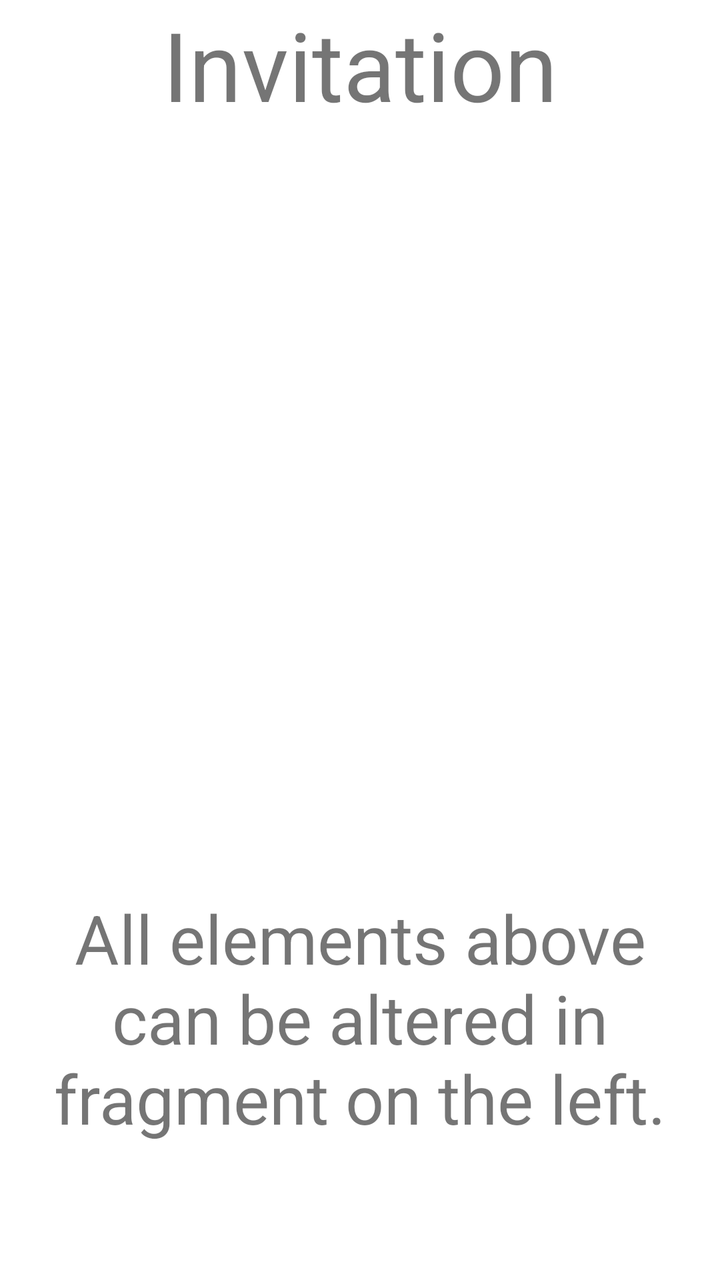
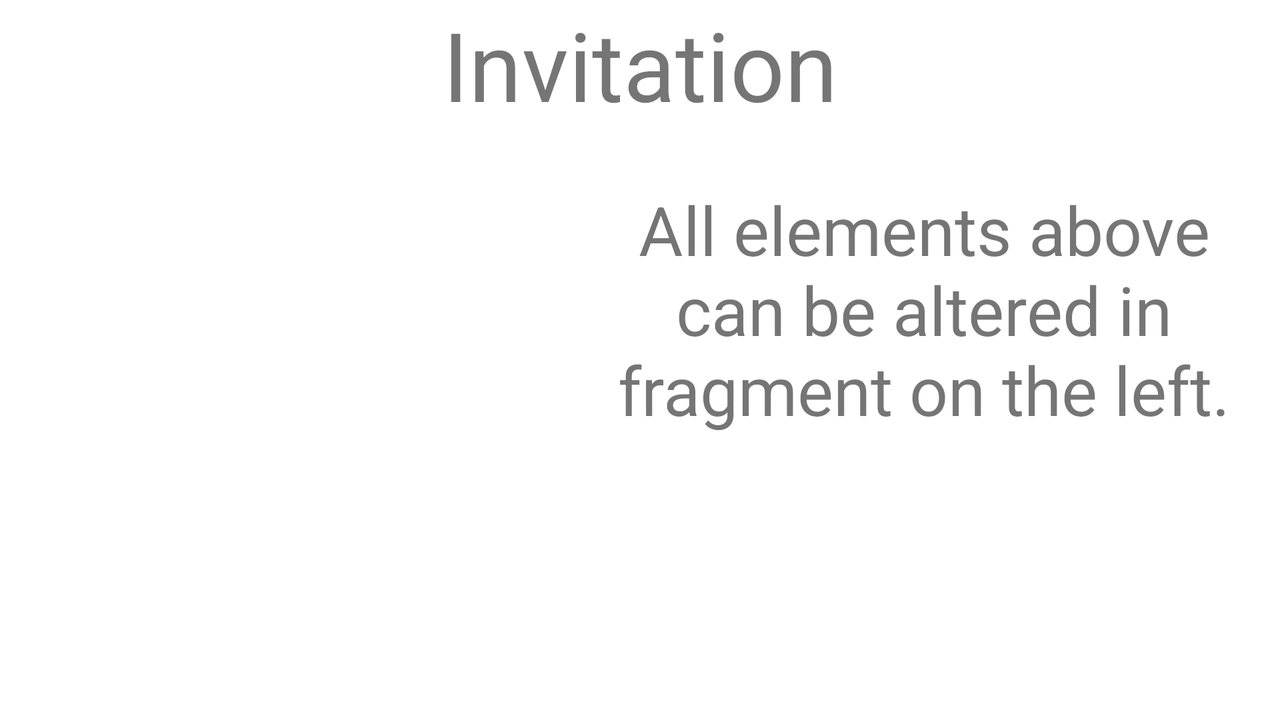

Compare how this app lays out the same screen by default and in its alternative resource folder. The renders come first, then the two layout files and the values they reference.
<!-- AndroidManifest.xml: application theme Theme.L06 -->
<!-- res/layout/fragment_1.xml -->
<?xml version="1.0" encoding="utf-8"?>
<LinearLayout xmlns:android="http://schemas.android.com/apk/res/android"
    xmlns:app="http://schemas.android.com/apk/res-auto"
    xmlns:tools="http://schemas.android.com/tools"
    android:layout_width="match_parent"
    android:orientation="vertical"
    android:layout_height="match_parent"
    tools:context=".Fragment1">

    <TextView
        android:id="@+id/textViewM"
        android:layout_width="match_parent"
        android:layout_height="0dp"
        android:layout_gravity="center"
        android:layout_weight="1"
        android:text="Invitation"
        android:textAlignment="center"
        android:textSize="48sp" />

    <ImageView
        android:id="@+id/imageViewM"
        android:layout_width="match_parent"
        android:layout_height="0dp"
        android:layout_weight="5"
        tools:src="@drawable/z1"/>

    <TextView
        android:id="@+id/textView2"
        android:padding="20dp"
        android:layout_width="match_parent"
        android:layout_height="0dp"
        android:layout_weight="3"
        android:text="All elements above can be altered in fragment on the left."
        android:textAlignment="center"
        android:textSize="34sp" />

</LinearLayout>
<!-- resources referenced by this layout -->
<resources>
  <style name="Theme.L06" parent="Theme.MaterialComponents.DayNight.DarkActionBar">
          
          <item name="colorPrimary">@color/purple_500</item>
          <item name="colorPrimaryVariant">@color/purple_700</item>
          <item name="colorOnPrimary">@color/white</item>
          
          <item name="colorSecondary">@color/teal_200</item>
          <item name="colorSecondaryVariant">@color/teal_700</item>
          <item name="colorOnSecondary">@color/black</item>
          
          <item name="android:statusBarColor" tools:targetApi="l">?attr/colorPrimaryVariant</item>
          
      </style>
</resources>
<!-- res/layout-land/fragment_1.xml (the repository's variant of the layout above) -->
<!-- drawn on the phone turned sideways -->
<?xml version="1.0" encoding="utf-8"?>
<LinearLayout xmlns:android="http://schemas.android.com/apk/res/android"
    xmlns:tools="http://schemas.android.com/tools"
    android:orientation="vertical"
    android:layout_width="match_parent"
    android:layout_height="match_parent">
    <TextView
        android:id="@+id/textViewM"
        android:layout_width="match_parent"
        android:layout_height="0dp"
        android:layout_gravity="center"
        android:layout_weight="1"
        android:text="Invitation"
        android:textAlignment="center"
        android:textSize="48sp" />



    <LinearLayout
        android:layout_width="match_parent"
        android:layout_height="0dp"
        android:layout_gravity="center"
        android:layout_weight="4"
        android:orientation="horizontal"
        tools:layout_editor_absoluteX="1dp"
        tools:layout_editor_absoluteY="127dp">

        <ImageView
            android:id="@+id/imageViewM"
            android:layout_width="0dp"
            android:layout_height="match_parent"
            android:layout_weight="4"
            tools:src="@drawable/z1"/>

        <TextView
            android:id="@+id/textView2"
            android:padding="20dp"
            android:layout_width="0dp"
            android:layout_height="match_parent"
            android:layout_weight="5"
            android:text="All elements above can be altered in fragment on the left."
            android:textAlignment="center"
            android:textSize="34sp" />

    </LinearLayout>

</LinearLayout>
